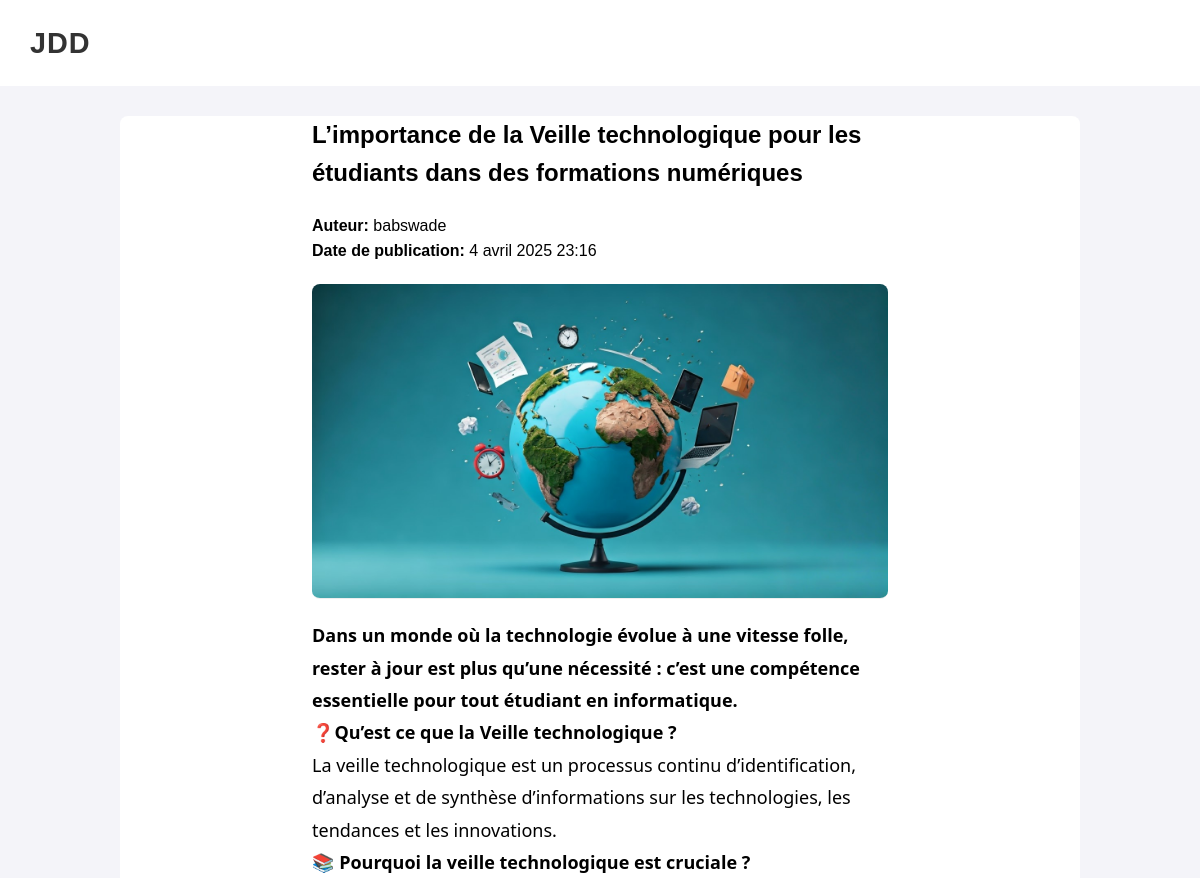
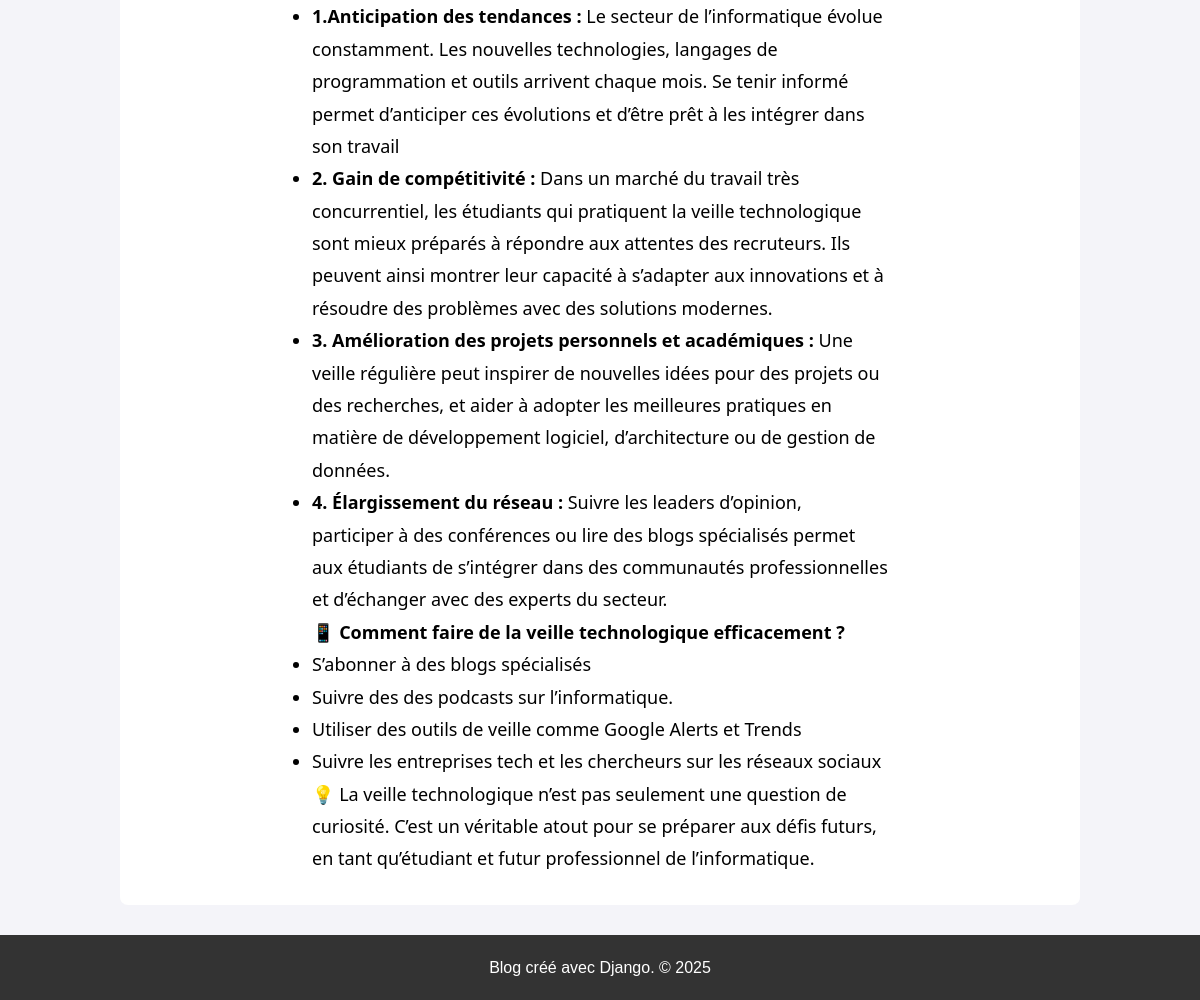
The app's page /article/1/ with its own data (2 pictures, top to bottom).
### JournalDuDevApp/models.py (models this page shows, shortened)
class Article(models.Model):
    titre = models.CharField(max_length=200)
    contenu = RichTextField()
    date_publication = models.DateTimeField(auto_now_add=True)
    auteur = models.ForeignKey(User, on_delete=models.CASCADE)
    image = models.ImageField(upload_to='articles/', blank=True, null=True)

### JournalDuDevApp/views.py (the view)
# urls.py: path('article/<int:pk>/', views.ArticleDetailView.as_view(), name='article_detail'),
class ArticleDetailView(DetailView):
    model = Article
    template_name = 'article_detail.html'
    context_object_name = 'article'
    fields = ['titre', 'contenu', 'image']

### JournalDuDevApp/templates/article_detail.html (shortened to what this page needs)
{% extends 'base_generic.html' %}
{% block content %}
  <div class="article-detail-container">
    <h1 class="article-title">{{ article.titre }}</h1>
    <div class="article-meta">
      <p><strong>Auteur:</strong> {{ article.auteur }}</p>
      <p><strong>Date de publication:</strong> {{ article.date_publication }}</p>
    </div>
    <div class="article-image">
      <img src="{{ article.image.url }}" alt="Article Image" class="article-img">
    </div>
    <div class="article-content">
      <p>{{ article.contenu|safe}}</p>
    </div>
  </div>
{% endblock %}

### static/css/styles.css (style rules this page uses)
* { margin: 0; padding: 0; box-sizing: border-box; }
body { font-family: 'Arial', sans-serif; background-color: #f4f4f9; color: #333; line-height: 1.6; padding: 0; }
h1, h2 { color: #333; }
.article-img { width: 100%; height: auto; border-bottom: 1px solid #eee; }
.article-title { font-size: 1rem; font-weight: 600; color: #007bff; text-decoration: none; margin-bottom: 10px; }
.article-meta { font-size: 1rem; color: #777; margin-bottom: 10px; }
.article-detail-container { background-color: white; padding-left: 20%; padding-right: 20%; margin: 20px 0; border-radius: 8px; }
.article-title { font-size: 1.5rem; font-weight: 700; color: #000000; margin-bottom: 20px; }
.article-meta { font-size: 1rem; color: #000000; margin-bottom: 20px; }
.article-image { margin-bottom: 20px; }
.article-img { width: 100%; max-width: 800px; height: auto; border-radius: 8px; display: block; margin: 0 auto; }
.article-content { font-size: 1.125rem; line-height: 1.8; color: #000000; margin-bottom: 30px; margin-left: auto; margin-right: auto; font-family: "Segoe UI",Helvetica,Arial,sans-serif; font-weight: 100; }
h1 { font-size: 2rem; font-weight: 700; color: #333; margin-bottom: 20px; }
h1 { font-size: 1.8rem; font-weight: 700; color: #000000; margin-bottom: 20px; }

### records on screen
Article: titre "L’importance de la Veille technologique pour les étudiants dans des formations numériques", auteur "babswade", date_publication "4 avril 2025 23:16", image (picture), contenu "Dans un monde où la technologie évolue à une vitesse folle, rester à jour est plus qu’une nécessité : c’est une compétence essentielle pour tout étudiant en informatique. ❓️Qu’est ce que la Veille technologique ? La veille technologique est un processus continu d’identification, d’analyse et de synthèse d’informations sur les technologies, les tendances et les innovations. 📚 Pourquoi la veille technologique est cruciale ? 1.Anticipation des tendances : Le secteur de l’informatique évolue constamment. Les nouvelles technologies, langages de programmation et outils arrivent chaque mois. Se tenir informé permet d’anticiper ces évolutions et d’être prêt à les intégrer dans son travail 2. Gain…"
